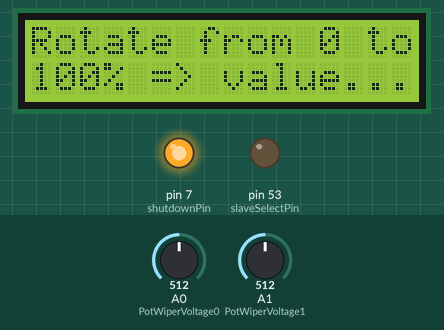
Bench run of a sketch on a simulated Arduino Mega 2560, built with avr-gcc and run on an emulated ATmega2560. Parts: 16×2 character LCD, output pins drawn as LEDs (lit = HIGH). The test bench sets the inputs (shaded band); at power-on: A0 (PotWiperVoltage0) = 512, A1 (PotWiperVoltage1) = 512.

Above: at 6.2 s.
6.3 s: A0 (PotWiperVoltage0) set to 716
At 8.3 s:
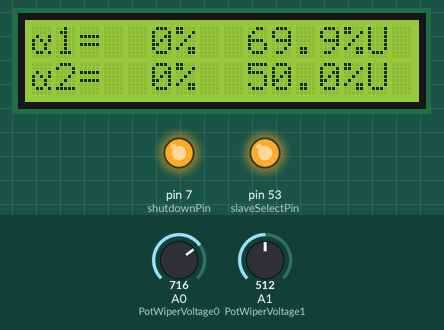
9.3 s: A1 (PotWiperVoltage1) set to 716
At 9.7 s:
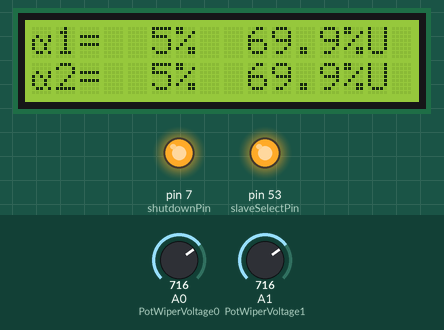
11.0 s: A0 (PotWiperVoltage0) set to 900
At 11.38 s:
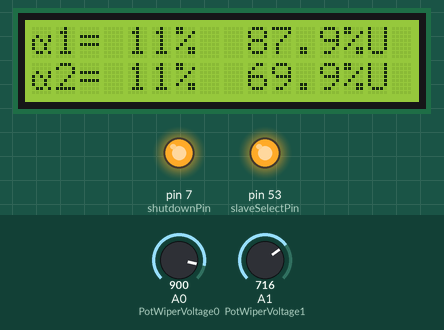
12.7 s: A1 (PotWiperVoltage1) set to 900
At 13.06 s:
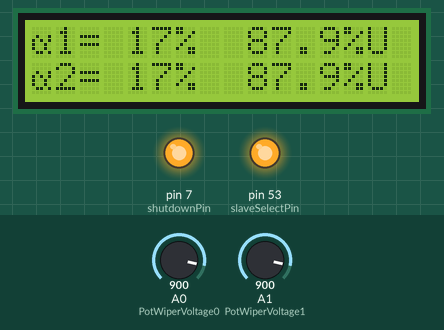
14.4 s: A0 (PotWiperVoltage0) set to 1023
At 14.74 s:
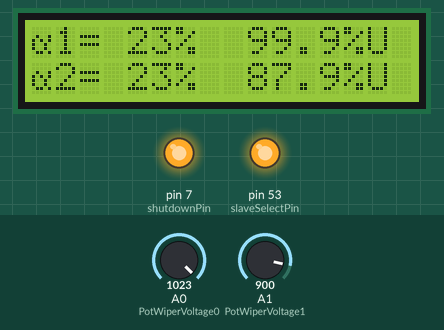
16.1 s: A1 (PotWiperVoltage1) set to 1023
At 42.9 s:
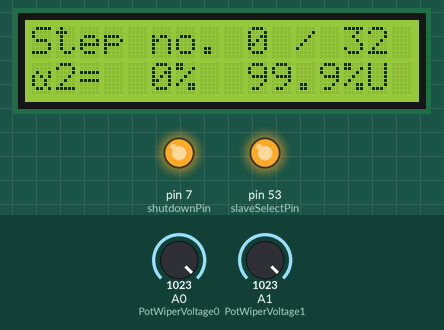
Timing chart, 0 to 43.9 s (numbered marks = the images above; inputs shaded):
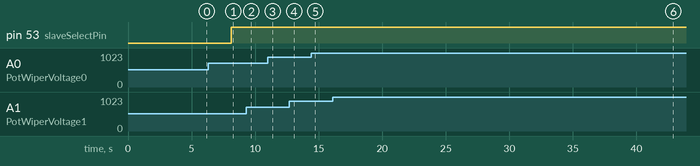

Measured:
- what the display in image 6 shows lasts 0.5 s, from 42.5 s to 43.0 s

The sketch:

MCP4261_lin_to_log_1.ino
```cpp
/*
  Matthew McMillan @matthewmcmillan -  http://matthewcmcmillan.blogspot.com
  Digital Pot Control (MCP4251)

  This example controls a Microchip MCP4251 digital potentiometer.
  The MCP4251 has 2 potentiometer channels. Each channel's pins are labeled:
      A - connect this to voltage
      W - this is the pot's wiper, which changes when you set it
      B - connect this to ground.
  The MCP4251 also has Terminal Control Registers (TCON) which allow you to
  individually connect and disconnect the A,W,B terminals which can be useful
  for reducing power usage or motor controls.

  A value of 0 is no resistance
  A value of 128 is approximately half ohms
  A value of 255 is maxim of resistance

  The MCP4251 is SPI-compatible. To command it you send two bytes,
  one with the memory address and one with the value to set at that address.
  The MCP4251 has few different memory addresses for wipers and tcon (Terminal Control)
     *Wiper 0 write
     *Wiper 0 read
     *Wiper 1 write
     *Wiper 1 read
     *TCON write
     *TCON read

 The circuit:
     * All A pins of MCP4251 connected to +5V
     * All B pins of MCP4251 connected to ground
     * W0 pin to A0
     * W1 pin to A1
     * VSS - to GND
     * VDD - to +5v
     * SHDN - to digital pin 7 (and a 4.7k pull down resistor)
     * CS - to digital pin 10  (SS pin) or 53 at Mega
     * SDI - to digital pin 11 (MOSI pin) or 51 at Mega
     * SDO - to digital pin 12 (MISO pin) or 50 at mega
     * CLK - to digital pin 13 (SCK pin) or 52 at Mega

 created 12 Mar 2014

 Thanks to Heather Dewey-Hagborg and Tom Igoe for their original tutorials

adapted by Nicu FLORICA (aka niq_ro) - http://www.tehnic.go.ro
& http://www.arduinotehniq.com/
& http://nicuflorica.blogspot.ro/
& http://arduinotehniq.blogspot.com/
*/


// inslude the SPI library:
#include <SPI.h>

// set pin 10 as the slave select for the digital pot:
//const int slaveSelectPin = 10;    // Uno
const int slaveSelectPin = 53;    // Mega
const int shutdownPin = 7;
const int wiper0writeAddr = B00000000;
const int wiper1writeAddr = B00010000;
const int tconwriteAddr = B01000000;
const int tcon_0off_1on = B11110000;
const int tcon_0on_1off = B00001111;
const int tcon_0off_1off = B00000000;
const int tcon_0on_1on = B11111111;


#include <Wire.h>
#include <LiquidCrystal_I2C.h>
LiquidCrystal_I2C lcd(0x27, 16, 2);

int scurt = 250;
int lung = 3000;

int PotWiperVoltage0 = 0;
int RawVoltage0 = 0;
float Voltage0 = 0;
int PotWiperVoltage1 = 1;
int RawVoltage1 = 0;
float Voltage1 = 0;

// transform lin to log
float a = 0.2;     // for x = 0 to 63% => y = a*x;
float x1 = 63;
float y1 = 12.6;   //
float b1 = 2.33;     // for x = 63 to 100% => y = a1 + b1*x;
float a1 = -133.33;


float level, level1, level2;

byte grad[8] = {
  B01110,
  B10001,
  B10001,
  B01110,
  B00000,
  B00000,
  B00000,
};


void setup() {
  // set the slaveSelectPin as an output:
  pinMode (slaveSelectPin, OUTPUT);
  // set the shutdownPin as an output:
  pinMode (shutdownPin, OUTPUT);
  // start with all the pots shutdown
  digitalWrite(shutdownPin,LOW);
  // initialize SPI:
  SPI.begin();


lcd.begin();
lcd.backlight();
  lcd.createChar(0, grad);


lcd.setCursor(1, 0);
lcd.print("MCP4261-502E/P");
lcd.setCursor(3, 1);
lcd.print("lin to log");
delay(5000);
lcd.clear();

digitalWrite(shutdownPin,HIGH); //Turn off shutdown
}


void loop() {


lcd.setCursor(0, 0);
lcd.print("Rotate from 0 to");
lcd.setCursor(0, 1);
lcd.print("100% => value...");
delay(lung);
lcd.clear();

for (int procent = 0; procent <= 100; procent++)
  {
    if (procent < 63)  // for x = 0 to 63% => y = a*x;
    {
    level = a * procent;
    }
    else               // for x = 63 to 100% => y = y1 + b*x;
    {
    //level = y1 + b * (procent - x1);
    level = a1 + b1 * procent;
    }
level1 = map(level, 0, 100, 0, 255);      // convert 100% in 256 steps
digitalPotWrite(wiper0writeAddr, level1); // Set wiper 0 to 255
afisare0(procent);

digitalPotWrite(wiper1writeAddr, level1); // Set wiper 0 to 255
afisare1(procent);
delay(scurt);
  }
delay(lung);

lcd.clear();
lcd.setCursor(0, 0);
lcd.print("Use 32 steps");
delay(lung);
lcd.clear();

for (int stepi = 0; stepi <= 32; stepi++)
  {
    int procent1 = stepi * 3.125;
    if (procent1 < 63)  // for x = 0 to 63% => y = a*x;
    {
    level = a * procent1;
    }
    else               // for x = 63 to 100% => y = y1 + b*x;
    {
     level = a1 + b1 * procent1;
    }
level1 = map(level, 0, 100, 0, 255);      // convert 100% in 256 steps
//digitalPotWrite(wiper0writeAddr, level1); // Set wiper 0 to 255
//afisare0(procent1);
lcd.setCursor(0, 0);
lcd.print("Step no.");
if (stepi < 10) lcd.print(" ");
lcd.print(stepi);
lcd.print(" / 32");

digitalPotWrite(wiper1writeAddr, level1); // Set wiper 0 to 255
afisare1(procent1);
delay(2*scurt);
  }
delay(lung);

lcd.clear();
lcd.setCursor(0, 0);
lcd.print("Use 16 steps");
delay(lung);
lcd.clear();

for (int stepi = 0; stepi <= 16; stepi++)
  {
    int procent1 = stepi * 6.25;
    if (procent1 < 63)  // for x = 0 to 63% => y = a*x;
    {
    level = a * procent1;
    }
    else               // for x = 63 to 100% => y = y1 + b*x;
    {
    //level = y1 + b * (procent - x1);
    level = a1 + b1 * procent1;
    }
level1 = map(level, 0, 100, 0, 255);      // convert 100% in 256 steps
//digitalPotWrite(wiper0writeAddr, level1); // Set wiper 0 to 255
//afisare0(procent1);
lcd.setCursor(0, 0);
lcd.print("Step no.");
if (stepi < 10) lcd.print(" ");
lcd.print(stepi);
lcd.print(" / 16");

digitalPotWrite(wiper1writeAddr, level1); // Set wiper 0 to 255
afisare1(procent1);
delay(2*scurt);
  }
delay(lung);

lcd.clear();
for (int stepi = 0; stepi <= 10; stepi++)
  {
    int procent1 = stepi * 10;
    if (procent1 < 63)  // for x = 0 to 63% => y = a*x;
    {
    level = a * procent1;
    }
    else               // for x = 63 to 100% => y = y1 + b*x;
    {
    //level = y1 + b * (procent - x1);
    level = a1 + b1 * procent1;
    }
level1 = map(level, 0, 100, 0, 255);      // convert 100% in 256 steps
//digitalPotWrite(wiper0writeAddr, level1); // Set wiper 0 to 255
//afisare0(procent1);
lcd.setCursor(0, 0);
lcd.print("Step no.");
//if (stepi < 10) lcd.print(" ");
lcd.print(stepi);
lcd.print(" / 10");

digitalPotWrite(wiper1writeAddr, level1); // Set wiper 0 to 255
afisare1(procent1);
delay(2*scurt);
  }
delay(lung);

//lcd.clear();
lcd.clear();
for (int stepi = 0; stepi <= 8; stepi++)
  {
    int procent1 = stepi * 12.5;
    if (procent1 < 63)  // for x = 0 to 63% => y = a*x;
    {
    level = a * procent1;
    }
    else               // for x = 63 to 100% => y = y1 + b*x;
    {
    //level = y1 + b * (procent - x1);
    level = a1 + b1 * procent1;
    }
level1 = map(level, 0, 100, 0, 255);      // convert 100% in 256 steps
//digitalPotWrite(wiper0writeAddr, level1); // Set wiper 0 to 255
//afisare0(procent1);
lcd.setCursor(0, 0);
lcd.print("Step no.");
//if (stepi < 10) lcd.print(" ");
lcd.print(stepi);
lcd.print(" / 8");

digitalPotWrite(wiper1writeAddr, level1); // Set wiper 0 to 255
afisare1(procent1);
delay(2*scurt);
  }
delay(lung);


}

// This function takes care of sending SPI data to the pot.
void digitalPotWrite(int address, int value) {
  // take the SS pin low to select the chip:
  digitalWrite(slaveSelectPin,LOW);
  //  send in the address and value via SPI:
  SPI.transfer(address);
  SPI.transfer(value);
  // take the SS pin high to de-select the chip:
  digitalWrite(slaveSelectPin,HIGH);
}


void afisare0(byte lev) {
    lcd.setCursor(0, 0);
//    lcd.print("&1=");
    lcd.write(0b11100000);  // alpha symbol, see http://mil.ufl.edu/4744/docs/lcdmanual/characterset.html
    lcd.print("1=");
if (lev < 100) lcd.print(" ");
if (lev < 10) lcd.print(" ");
    lcd.print(lev);
    lcd.print("% ");
 //  lcd.write(0b11011111);  // degree symbol, see http://mil.ufl.edu/4744/docs/lcdmanual/characterset.html
//  lcd.write(byte(0));

//    lcd.setCursor(8, 0);
    RawVoltage0 = analogRead(PotWiperVoltage0);
    Voltage0 = (RawVoltage0 * 100.0 )/ 1024.0;
if (Voltage0 < 100) lcd.print(" ");
if (Voltage0 < 10) lcd.print(" ");
    lcd.print(Voltage0,1);
    lcd.print("%U");
}

void afisare1(byte lev) {
    lcd.setCursor(0, 1);
//    lcd.print("&1=");
    lcd.write(0b11100000);  // alpha symbol, see http://mil.ufl.edu/4744/docs/lcdmanual/characterset.html
    lcd.print("2=");
if (lev < 100) lcd.print(" ");
if (lev < 10) lcd.print(" ");
    lcd.print(lev);
    lcd.print("% ");
 //  lcd.write(0b11011111);  // degree symbol, see http://mil.ufl.edu/4744/docs/lcdmanual/characterset.html
//  lcd.write(byte(0));

//    lcd.setCursor(8, 0);
    RawVoltage1 = analogRead(PotWiperVoltage1);
    Voltage1 = (RawVoltage1 * 100.0 )/ 1024.0;
if (Voltage1 < 100) lcd.print(" ");
if (Voltage1 < 10) lcd.print(" ");
    lcd.print(Voltage1,1);
    lcd.print("%U");
}
```
